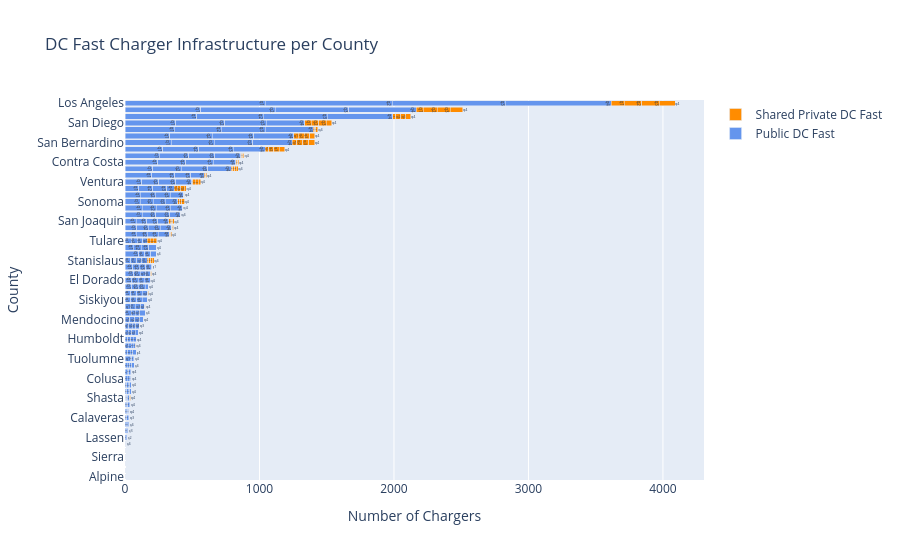

Source (notebook cell):
### Code cell
# All counties

fig = go.Figure()
quarter_labels = ["q1", "q2", "q3", "q4"] * (len(df) // 4)

fig.add_trace(
    go.Bar(
        y=df["county"],
        x=df["public_dc_fast"],
        name="Public DC Fast",
        text=quarter_labels, 
        orientation="h",
        marker=dict(color="cornflowerblue"),
    )
)

fig.add_trace(
    go.Bar(
        y=df["county"],
        x=df["shared_private_dc_fast"],
        name="Shared Private DC Fast",
        text=quarter_labels, 
        orientation="h",
        marker=dict(color="darkorange"),
    )
)

# --- CALCULATE DYNAMIC HEIGHT ---
# Giving roughly 25-30 pixels per unique county ensures text & bars aren't squished
num_counties = df["county"].nunique()
calculated_height = max(400, num_counties * 25) 

fig.update_layout(
    barmode="stack",
    title="DC Fast Charger Infrastructure per County",
    xaxis_title="Number of Chargers",
    yaxis_title="County",
    yaxis={"categoryorder": "total ascending"},
    height=calculated_height,  # <--- Forces the chart to stretch vertically
)

fig.show()

### Figure 1 — Plotly figure (JSON) as saved in the notebook; plotly's stock layout.template omitted (floating-point values rounded to 4 significant figures; data arrays with more than 128 entries replaced by an {"elided": "..."} marker saying what was removed)
{"data": [{"marker": {"color": "cornflowerblue"}, "name": "Public DC Fast", "orientation": "h", "text": {"elided": "232 str values"}, "type": "bar", "x": {"elided": "232 int values"}, "y": {"elided": "232 str values"}}, {"marker": {"color": "darkorange"}, "name": "Shared Private DC Fast", "orientation": "h", "text": {"elided": "232 str values"}, "type": "bar", "x": {"elided": "232 int values"}, "y": {"elided": "232 str values"}}], "layout": {"autosize": true, "barmode": "stack", "title": {"text": "DC Fast Charger Infrastructure per County"}, "xaxis": {"autorange": true, "range": [0, 4305.0], "title": {"text": "Number of Chargers"}, "type": "linear"}, "yaxis": {"autorange": true, "categoryorder": "total ascending", "range": [-0.5, 57.5], "title": {"text": "County"}, "type": "category"}}}
